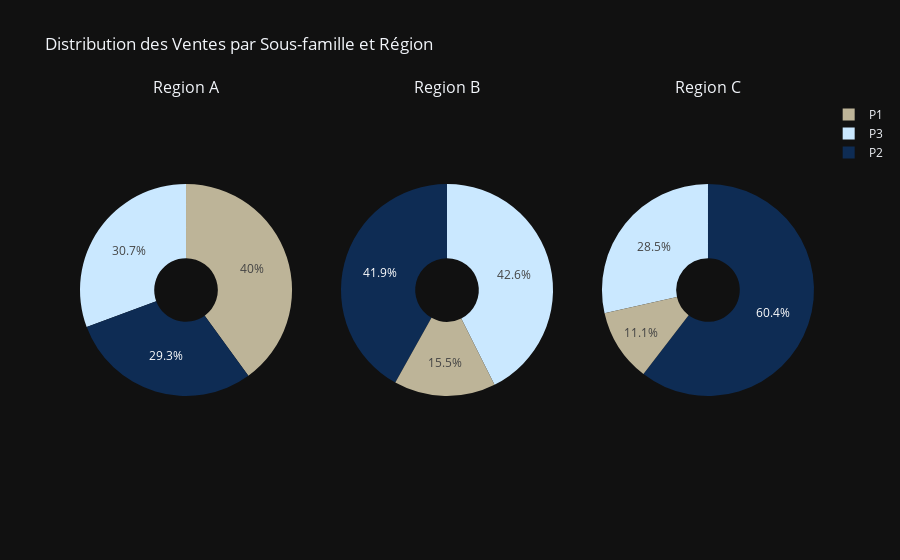

Notebook code cell kept with this figure:
### Markdown cell above
## par region

### Code cell
# Grouper les données par 'Region' et 'Sous_famille' et sommer les ventes
sales_by_region_sous_famille = df.groupby(['Region', 'Sous_famille'])['ventes'].sum().reset_index()

# Obtenir les régions uniques
regions = df['Region'].unique()

# Définir une séquence de couleurs personnalisée
couleurs_personnalisees = ['#BDB498', '#0E2C54', '#CAE8FF']

# Créer les sous-graphiques pour chaque région
fig = make_subplots(rows=1, cols=len(regions), subplot_titles=[f'Region {region}' for region in regions], specs=[[{'type':'pie'}] * len(regions)])

for i, region in enumerate(regions):
    # Filtrer les données pour la région spécifique
    data = sales_by_region_sous_famille[sales_by_region_sous_famille['Region'] == region]
    
    # Ajouter un diagramme circulaire au sous-graphe
    fig.add_trace(go.Pie(
        labels=data['Sous_famille'],
        values=data['ventes'],
        name=f'Region {region}',
        hole=0.3,
        marker=dict(colors=couleurs_personnalisees)
    ), row=1, col=i+1)

# Mettre à jour la disposition du graphe pour utiliser le thème 'plotly_dark'
fig.update_layout(
    title_text='Distribution des Ventes par Sous-famille et Région',
    template='plotly_dark'
)

fig.show()

### Figure 1 — Plotly figure (JSON) as saved in the notebook; plotly's stock layout.template omitted (floating-point values rounded to 4 significant figures)
{"data": [{"domain": {"x": [0, 0.2889], "y": [0, 1]}, "hole": 0.3, "labels": ["P1", "P2", "P3"], "marker": {"colors": ["#BDB498", "#0E2C54", "#CAE8FF"]}, "name": "Region A", "type": "pie", "values": [30730.0, 22520.0, 23580.0]}, {"domain": {"x": [0.3556, 0.6444], "y": [0, 1]}, "hole": 0.3, "labels": ["P1", "P2", "P3"], "marker": {"colors": ["#BDB498", "#0E2C54", "#CAE8FF"]}, "name": "Region B", "type": "pie", "values": [11010.0, 29760.0, 30260.0]}, {"domain": {"x": [0.7111, 1], "y": [0, 1]}, "hole": 0.3, "labels": ["P1", "P2", "P3"], "marker": {"colors": ["#BDB498", "#0E2C54", "#CAE8FF"]}, "name": "Region C", "type": "pie", "values": [4657.0, 25450.0, 12020.0]}], "layout": {"annotations": [{"font": {"size": 16}, "showarrow": false, "text": "Region A", "x": 0.1444, "xanchor": "center", "xref": "paper", "y": 1, "yanchor": "bottom", "yref": "paper"}, {"font": {"size": 16}, "showarrow": false, "text": "Region B", "x": 0.5, "xanchor": "center", "xref": "paper", "y": 1, "yanchor": "bottom", "yref": "paper"}, {"font": {"size": 16}, "showarrow": false, "text": "Region C", "x": 0.8556, "xanchor": "center", "xref": "paper", "y": 1, "yanchor": "bottom", "yref": "paper"}], "title": {"text": "Distribution des Ventes par Sous-famille et Région"}}}
